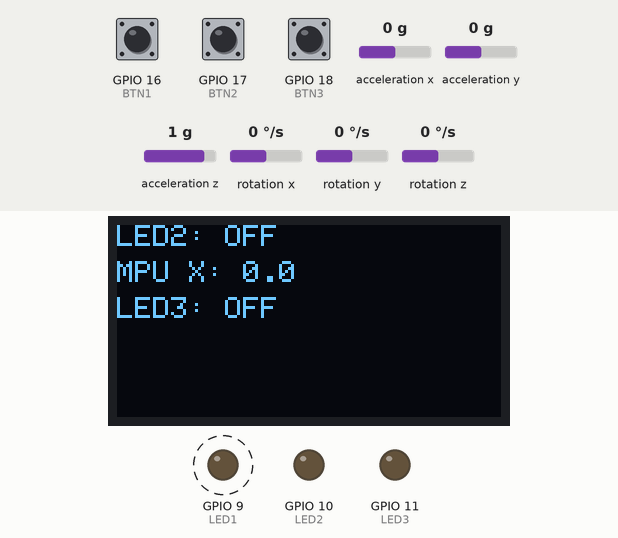
A sketch run on a simulated ESP32-S3. Shown: 128×64 one-colour display, output pins drawn as LEDs (lit = HIGH). Dashed ring = blinking. The inputs (shaded band) are chosen by the test bench; at power-on: GPIO 17 (BTN2) HIGH, GPIO 16 (BTN1) HIGH, GPIO 18 (BTN3) HIGH, acceleration x 0 g, acceleration y 0 g, acceleration z 1 g, rotation x 0 °/s, rotation y 0 °/s, rotation z 0 °/s. WiFi joins after 1.5 s; servers stay silent unless stated; random numbers use the default seed unless the sketch sets one; what the sketch prints to the serial monitor is not drawn.

Above: at 5.78 s.
5.8 s: GPIO 17 (BTN2) pulled LOW for 0.15 s
At 6.31 s:
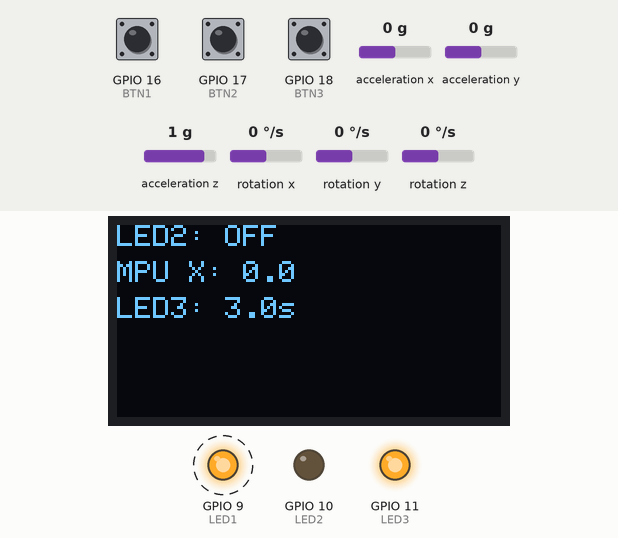
6.5 s: GPIO 16 (BTN1) pulled LOW for 0.15 s
At 7.15 s:
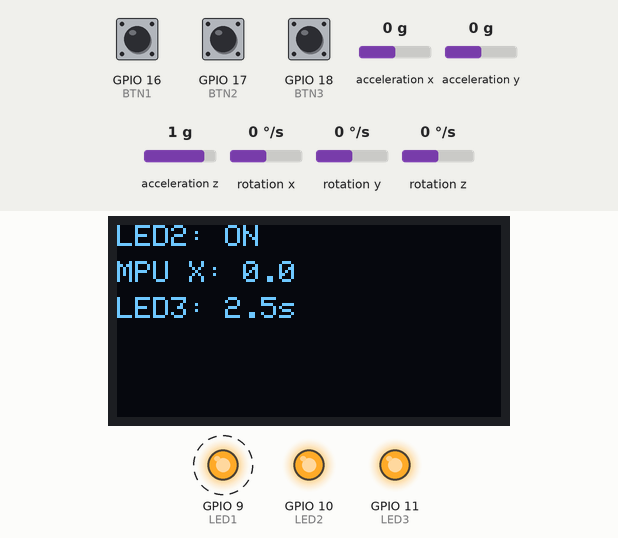
7.2 s: GPIO 18 (BTN3) pulled LOW for 0.15 s
At 7.78 s:
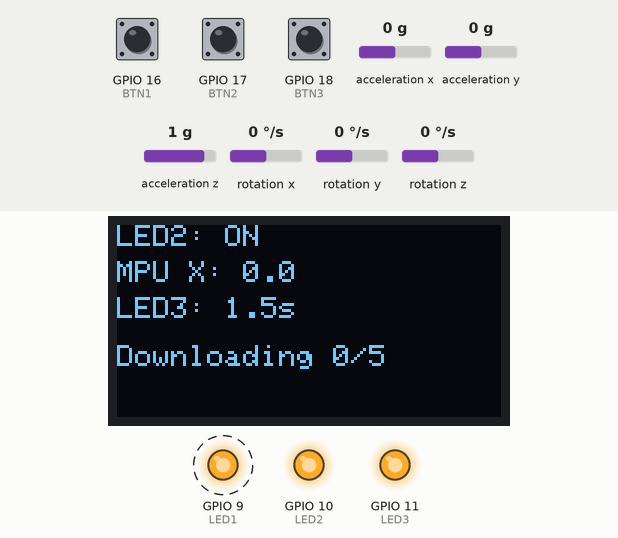
7.9 s: GPIO 16 (BTN1) pulled LOW for 1 s
At 9.25 s:
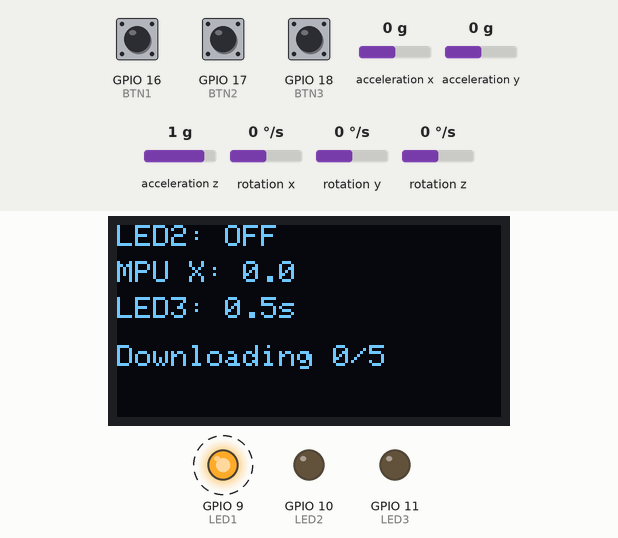
9.5 s: GPIO 16 (BTN1) pulled LOW for 0.15 s
At 9.66 s:
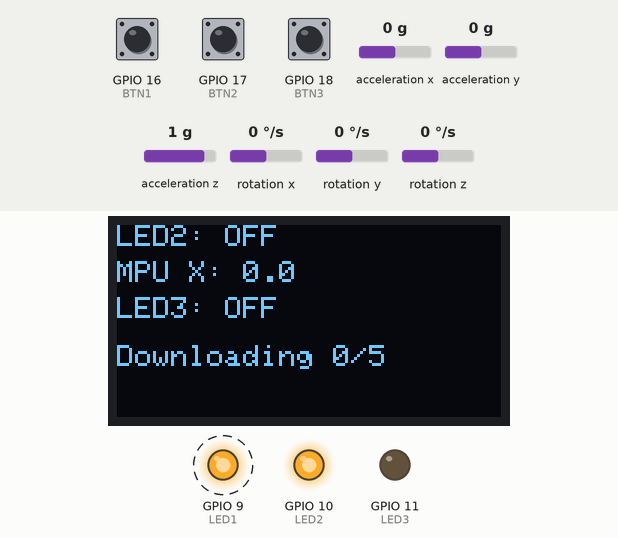
10.2 s: GPIO 17 (BTN2) pulled LOW for 1 s
At 10.3 s:
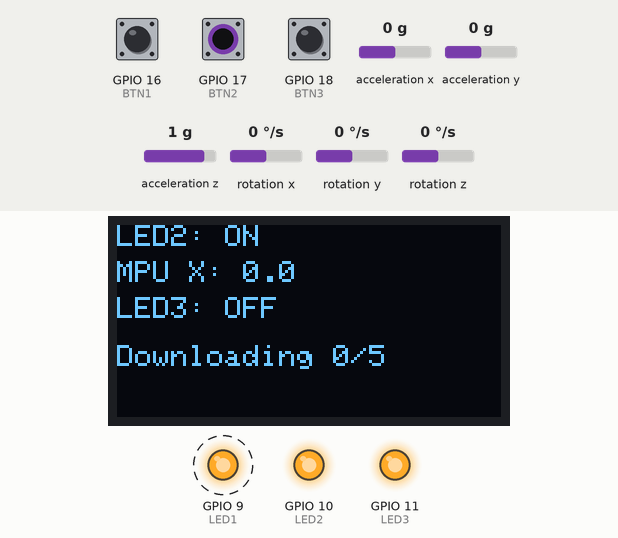
Timing chart, 0 to 12.8 s (numbered marks = the images above; inputs shaded):
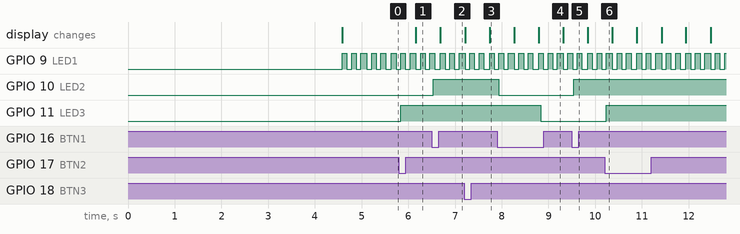

The sketch:

final_version.ino
```cpp
#include <Arduino.h>
#include <Wire.h>
#include <Adafruit_GFX.h>
#include <Adafruit_SSD1306.h>
#include <MPU6050_tockn.h>
#include <WiFi.h>
#include <Firebase_ESP_Client.h>

/* WIFI + FIREBASE */
#define WIFI_SSID "YOUR_WIFI_SSID"
#define WIFI_PASSWORD "YOUR_WIFI_PASSWORD"

#define USER_EMAIL "YOUR_FIREBASE_USER_EMAIL"
#define USER_PASSWORD "YOUR_FIREBASE_USER_PASSWORD"

#define API_KEY "YOUR_FIREBASE_WEB_API_KEY"
#define FIREBASE_PROJECT_ID "YOUR_FIREBASE_PROJECT_ID"

FirebaseData fbdo;
FirebaseAuth auth;
FirebaseConfig config;

/* PIN */
#define LED1 9
#define LED2 10
#define LED3 11
#define BTN1 16
#define BTN2 17
#define BTN3 18
#define SDA_PIN 4
#define SCL_PIN 5

/* OLED */
#define SCREEN_WIDTH 128
#define SCREEN_HEIGHT 64
#define OLED_ADDR 0x3C
Adafruit_SSD1306 display(SCREEN_WIDTH, SCREEN_HEIGHT, &Wire, -1);

/* MPU */
MPU6050 mpu6050(Wire);

/* RTOS */
SemaphoreHandle_t semLED3;
SemaphoreHandle_t semSend;
SemaphoreHandle_t semRecv;

QueueHandle_t msgQueue;

/* GLOBAL */
float mpuAngleX = 0;
bool led2State = false;
float led3Countdown = 0;

volatile int oledMode = 0;     // 0 normal | 1 downloading | 2 done | 3 show list
volatile int downloadCount = 0;

/* TASK 1 – LED1 BLINK T = 200ms */
void taskLED1(void *pv) {
  while (1) {
    digitalWrite(LED1, !digitalRead(LED1));
    vTaskDelay(pdMS_TO_TICKS(100));
  }
}

/* TASK 2 – READ MPU6050 */
void taskMPU(void *pv) {
  while (1) {
    mpu6050.update();
    mpuAngleX = mpu6050.getAngleX();
    vTaskDelay(pdMS_TO_TICKS(500));
  }
}

/* TASK 3 – BTN1 TOGGLE LED2 (HIGH PRIORITY) */
void taskBTN1(void *pv) {
  int prev = HIGH;
  while (1) {
    int cur = digitalRead(BTN1);

    if (prev == HIGH && cur == LOW) {
      vTaskDelay(pdMS_TO_TICKS(30));
      if (digitalRead(BTN1) == LOW) {
        led2State = !led2State;
        digitalWrite(LED2, led2State);
      }
      while (digitalRead(BTN1) == LOW) vTaskDelay(pdMS_TO_TICKS(10));
    }

    prev = cur;
    vTaskDelay(pdMS_TO_TICKS(10));
  }
}

/* TASK 4 – BTN2 GIVE SEMAPHORE */
void taskBTN2(void *pv) {
  int prev = HIGH;
  while (1) {
    int cur = digitalRead(BTN2);

    if (prev == HIGH && cur == LOW) {
      vTaskDelay(pdMS_TO_TICKS(30));
      if (digitalRead(BTN2) == LOW) {
        xSemaphoreGive(semLED3);
      }
      while (digitalRead(BTN2) == LOW) vTaskDelay(pdMS_TO_TICKS(10));
    }

    prev = cur;
    vTaskDelay(pdMS_TO_TICKS(10));
  }
}

/* BTN3 */
void taskBTN3(void *pv) {
  int prev = HIGH;
  while (1) {
    int cur = digitalRead(BTN3);

    if (prev == HIGH && cur == LOW) {
      vTaskDelay(pdMS_TO_TICKS(30));
      if (digitalRead(BTN3) == LOW) {
        xSemaphoreGive(semSend);
      }
      while (digitalRead(BTN3) == LOW) vTaskDelay(pdMS_TO_TICKS(10));
    }

    prev = cur;
    vTaskDelay(pdMS_TO_TICKS(10));
  }
}

/* TASK 5 – TAKE SEMAPHORE → LED3 sáng 3 giây */
void taskLED3(void *pv) {
  while (1) {
    if (xSemaphoreTake(semLED3, portMAX_DELAY)) {

      digitalWrite(LED3, HIGH);

      for (led3Countdown = 3; led3Countdown > 0; led3Countdown -= 0.5) {
        vTaskDelay(pdMS_TO_TICKS(500));
      }

      digitalWrite(LED3, LOW);
      led3Countdown = 0;
    }
  }
}

/* TASK 6 – OLED DISPLAY */
void taskOLED(void *pv) {
  while (1) {

    display.clearDisplay();
    display.setCursor(0, 0);
    display.setTextSize(1);
    display.setTextColor(SSD1306_WHITE);

    if (oledMode == 0) {
      display.setCursor(0, 0);
      display.print("LED2: ");
      display.println(led2State ? "ON" : "OFF");

      display.setCursor(0, 12);
      display.print("MPU X: ");
      display.println(mpuAngleX, 1);

      display.setCursor(0, 24);
      display.print("LED3: ");
      if (led3Countdown > 0) {
        display.print(led3Countdown, 1);
        display.println("s");
      } else display.println("OFF");
    }

    else if (oledMode == 1) {
      display.setCursor(0, 0);
      display.print("LED2: ");
      display.println(led2State ? "ON" : "OFF");

      display.setCursor(0, 12);
      display.print("MPU X: ");
      display.println(mpuAngleX, 1);

      display.setCursor(0, 24);
      display.print("LED3: ");
      if (led3Countdown > 0) {
        display.print(led3Countdown, 1);
        display.println("s");
      } else display.println("OFF");

      display.setCursor(0, 40);
      display.print("Downloading ");
      display.print(downloadCount);
      display.print("/5");
    }

    else if (oledMode == 2) {
      display.setCursor(0, 0);
      display.print("LED2: ");
      display.println(led2State ? "ON" : "OFF");

      display.setCursor(0, 12);
      display.print("MPU X: ");
      display.println(mpuAngleX, 1);

      display.setCursor(0, 24);
      display.print("LED3: ");
      if (led3Countdown > 0) {
        display.print(led3Countdown, 1);
        display.println("s");
      } else display.println("OFF");

      display.setCursor(0, 40);
      display.print("Done");
    }

    else if (oledMode == 3) {

      String temp[5];
      String *msg;

      for (int i = 0; i < 5; i++) {
        if (xQueueReceive(msgQueue, &msg, 0)) {
          temp[i] = *msg;
          delete msg;
        }
      }

      for (int i = 0; i < 5; i++) {
        display.setCursor(0, i * 12);
        display.println(temp[i]);

        // push lai queue
        String *copy = new String(temp[i]);
        if (uxQueueSpacesAvailable(msgQueue) > 0) {
          xQueueSend(msgQueue, &copy, 0);
        }
      }
    }

    display.display();
    vTaskDelay(pdMS_TO_TICKS(500));
  }
}

/* INIT FIREBASE FIRESTORE */
void initFirebase() {
  WiFi.begin(WIFI_SSID, WIFI_PASSWORD);
  Serial.print("Connecting WiFi");

  while (WiFi.status() != WL_CONNECTED) {
    Serial.print(".");
    delay(500);
  }

  config.api_key = API_KEY;
  auth.user.email = USER_EMAIL;
  auth.user.password = USER_PASSWORD;

  Firebase.begin(&config, &auth);
  Firebase.reconnectWiFi(true);

  Serial.print("Waiting Firebase");

  while (!Firebase.ready()) {
    Serial.print(".");
    delay(300);
  }

  Serial.println("\nFirebase ready!");
}

/* TASK 7 – GỬI DỮ LIỆU LÊN FIREBASE FIRESTORE */
void taskSend(void *pv) {
  while (1) {
    if (xSemaphoreTake(semSend, portMAX_DELAY)) {

      if (Firebase.ready()) {

        FirebaseJson content;
        content.set("fields/led2/booleanValue", led2State);
        content.set("fields/mpuX/doubleValue", mpuAngleX);
        content.set("fields/led3/doubleValue", led3Countdown);

        if (Firebase.Firestore.patchDocument(
              &fbdo,
              FIREBASE_PROJECT_ID,
              "(default)",
              "sensor_data/device1",
              content.raw(),
              "led2,mpuX,led3")) {

          xSemaphoreGive(semRecv);
        }
      }
    }
  }
}

/* TASK 8 – NHẬN DỮ LIỆU TỪ FIREBASE (sau mỗi lần Task7 gửi) */
void taskReceive(void *pv) {

  while (1) {

    // Cho task 7 gui du lieu len FB
    if (xSemaphoreTake(semRecv, portMAX_DELAY)) {

      if (Firebase.ready()) {

        // Xoa du lieu trong queue
        String *oldMsg;

        while (xQueueReceive(msgQueue, &oldMsg, 0)) {
          delete oldMsg;
        }

        // Chuyen OLED sang downloading
        oledMode = 1;
        downloadCount = 0;
        vTaskDelay(pdMS_TO_TICKS(100));

        for (int i = 1; i <= 5; i++) {

          bool received = false;

          // Cho nhan data thu i
          while (!received) {

            if (Firebase.ready()) {

              // Moi vong se GET database mot lan
              if (Firebase.Firestore.getDocument(
                    &fbdo,
                    FIREBASE_PROJECT_ID,
                    "(default)",
                    "sensor_data/device1")) {

                FirebaseJson json;
                json.setJsonData(fbdo.payload());

                FirebaseJsonData result;

                // Tao duong dan data1, data2, ..., data5
                String path = "fields/data" + String(i) + "/stringValue";

                if (json.get(result, path)) {

                  // Luu data vao queue
                  String *data = new String(result.stringValue);

                  xQueueSend(msgQueue, &data, portMAX_DELAY);

                  // Hien thi Downloading i/5
                  downloadCount = i;

                  received = true;
                }

                else {
                  Serial.println("Missing: " + path);
                }
              }

              else {
                Serial.println("GET FAIL: " + fbdo.errorReason());
              }
            }

            if (!received) {
              vTaskDelay(pdMS_TO_TICKS(200));
            }
          }

          if (i < 5) {
            vTaskDelay(pdMS_TO_TICKS(random(500, 1000)));
          }
        }

        // Nhan du 5 data -> Done
        oledMode = 2;
        vTaskDelay(pdMS_TO_TICKS(500));

        // list 5 data trong queue
        oledMode = 3;
        vTaskDelay(pdMS_TO_TICKS(2000));

        // Normal
        oledMode = 0;
      }
    }
  }
}

/* SETUP */
void setup() {
  Serial.begin(115200);

  pinMode(LED1, OUTPUT);
  pinMode(LED2, OUTPUT);
  pinMode(LED3, OUTPUT);
  pinMode(BTN1, INPUT_PULLUP);
  pinMode(BTN2, INPUT_PULLUP);
  pinMode(BTN3, INPUT_PULLUP);

  Wire.begin(SDA_PIN, SCL_PIN);

  display.begin(SSD1306_SWITCHCAPVCC, 0x3C);
  display.clearDisplay();
  display.display();

  mpu6050.begin();
  mpu6050.calcGyroOffsets(true);

  initFirebase();

  semLED3 = xSemaphoreCreateBinary();
  semSend = xSemaphoreCreateBinary();
  semRecv = xSemaphoreCreateBinary();

  msgQueue = xQueueCreate(5, sizeof(String*));

  xTaskCreatePinnedToCore(taskLED1, "LED1", 2048, NULL, 1, NULL, 1);
  xTaskCreatePinnedToCore(taskMPU, "MPU", 4096, NULL, 1, NULL, 1);
  xTaskCreatePinnedToCore(taskBTN1, "BTN1", 2048, NULL, 2, NULL, 1);
  xTaskCreatePinnedToCore(taskBTN2, "BTN2", 2048, NULL, 1, NULL, 1);
  xTaskCreatePinnedToCore(taskBTN3, "BTN3", 2048, NULL, 1, NULL, 1);
  xTaskCreatePinnedToCore(taskLED3, "LED3", 2048, NULL, 1, NULL, 1);
  xTaskCreatePinnedToCore(taskOLED, "OLED", 4096, NULL, 1, NULL, 1);

  xTaskCreatePinnedToCore(taskSend, "Send", 8192, NULL, 1, NULL, 1);
  xTaskCreatePinnedToCore(taskReceive, "Recv", 8192, NULL, 1, NULL, 1);
}

void loop() {}
```

Measured:
- after the input at 5.8 s, GPIO 11 (LED3): LOW → HIGH at once; the display: changes after 0.36 s (image 1)
- after the input at 6.5 s, GPIO 10 (LED2): LOW → HIGH at once
- after the input at 7.9 s, GPIO 10 (LED2): HIGH → LOW at once
- after the input at 9.5 s, GPIO 10 (LED2): LOW → HIGH at once
- after the input at 10.2 s, GPIO 11 (LED3): LOW → HIGH at once
- by itself, GPIO 9 (LED1): alternates HIGH for 0.10 s and LOW for 0.10 s
